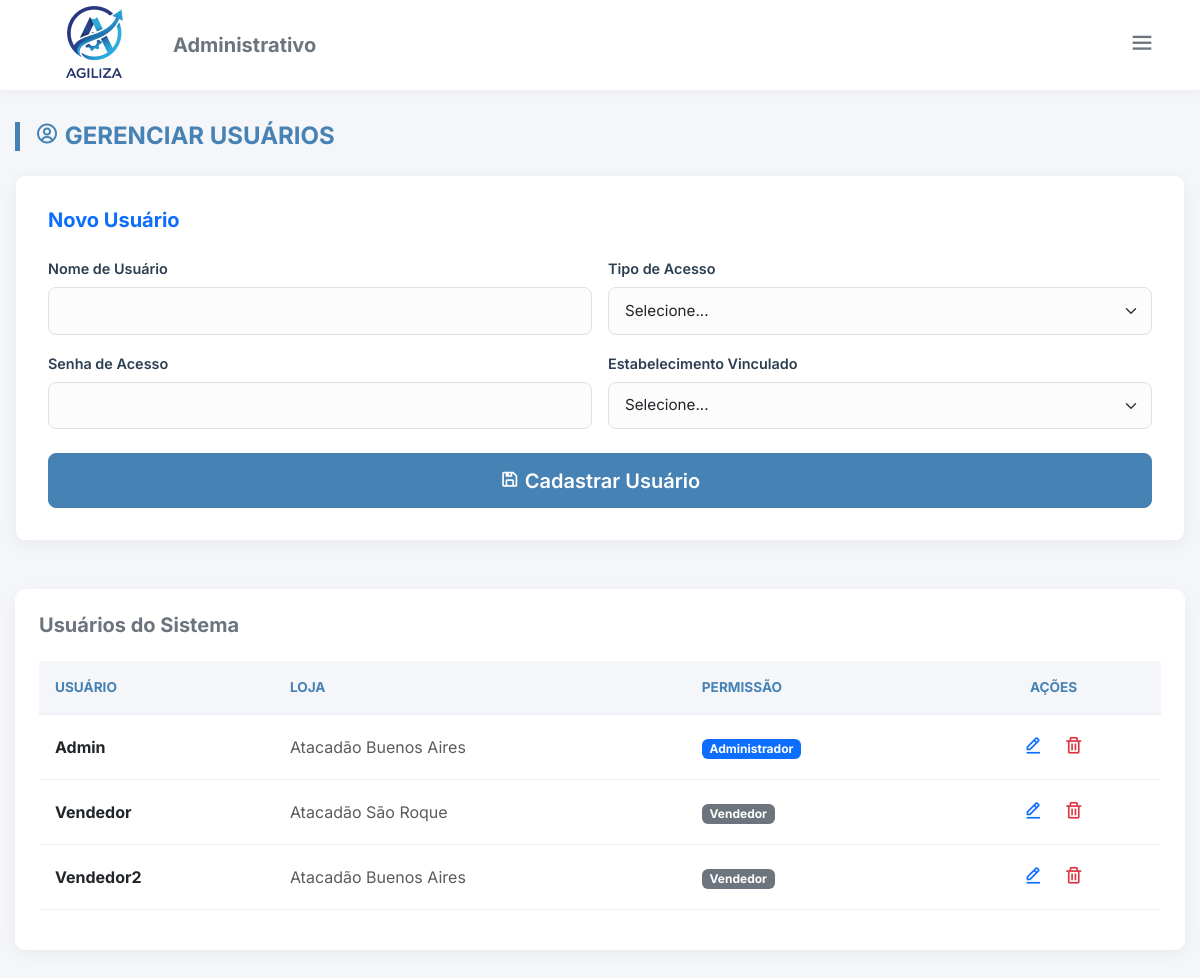
The page /cad_usuario.php (signed in) on the database as committed earlier.
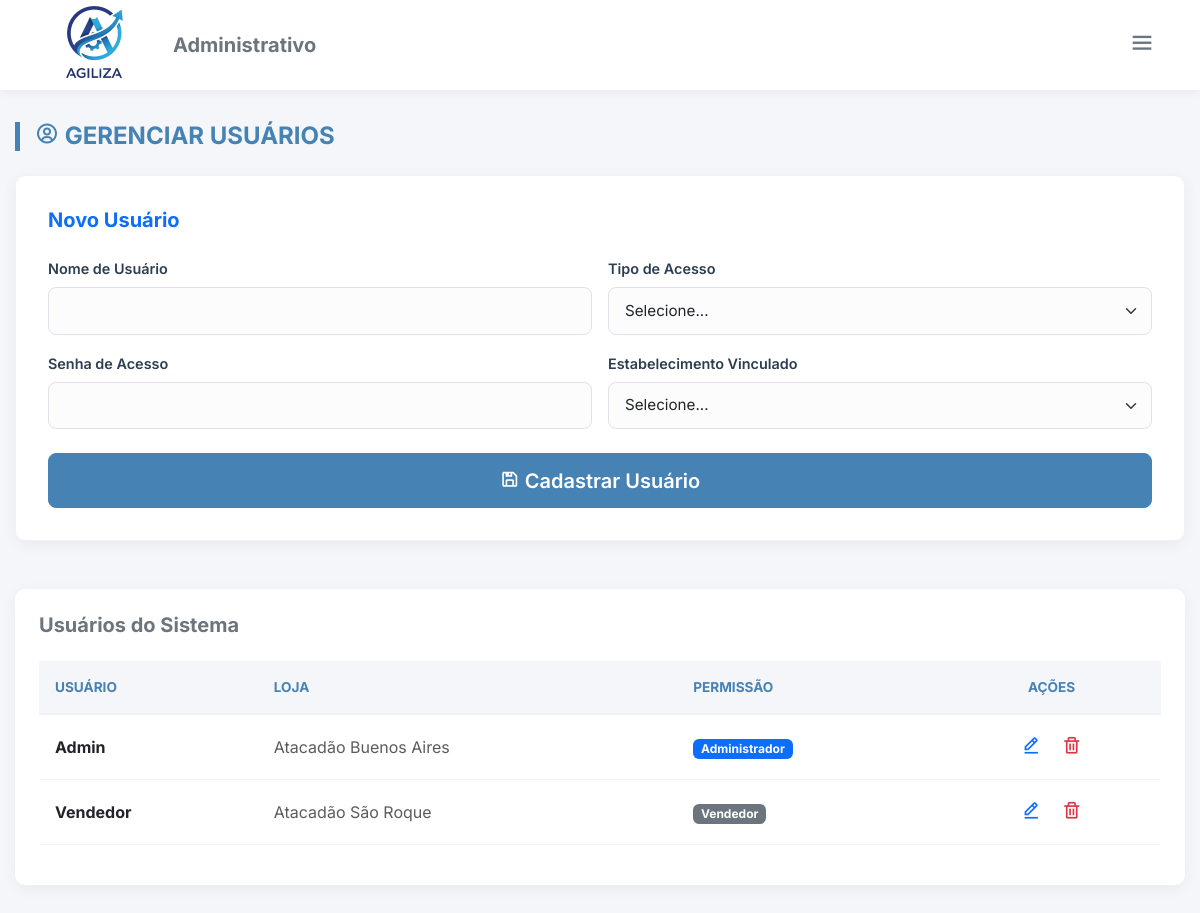
The same page on the database as committed later.
### tables this page shows
CREATE TABLE IF NOT EXISTS `usuarios` (
  `id_usuario` int NOT NULL AUTO_INCREMENT,
  `tipo_usuario` int NOT NULL,
  `nome_usuario` varchar(100) NOT NULL,
  `senha` varchar(300) NOT NULL,
  `id_estabelecimento` int NOT NULL,
  `ativo` tinyint(1) DEFAULT '1',
  PRIMARY KEY (`id_usuario`),
  KEY `fk_usuario_estabelecimento` (`id_estabelecimento`)
);

CREATE TABLE IF NOT EXISTS `estabelecimento` (
  `id_estabelecimento` int NOT NULL AUTO_INCREMENT,
  `nome_estabelecimento` varchar(100) NOT NULL,
  `cep` varchar(255) NOT NULL,
  `rua` varchar(255) NOT NULL,
  `bairro` varchar(255) NOT NULL,
  `cidade` varchar(120) NOT NULL,
  `estado` char(2) NOT NULL,
  `ativo` tinyint(1) DEFAULT '1',
  PRIMARY KEY (`id_estabelecimento`)
);

### cad_usuario.php (the view, shortened to what this page needs)
<?php
require_once "config/conexao.php";
?>
<!DOCTYPE html>
<html lang="pt-br">
<head>
  <link href="https://cdn.jsdelivr.net/npm/bootstrap@5.3.6/dist/css/bootstrap.min.css" rel="stylesheet">
  <link href="https://unpkg.com/boxicons@2.1.4/css/boxicons.min.css" rel="stylesheet">
  <link href="assets/css/style_cad.css" rel="stylesheet">
  <link href="assets/css/dark_mode.css" rel="stylesheet">
</head>
<body>
  <div class="top-bar">
    <div class="d-flex align-items-center gap-3">
      <img src="assets/img/logoagilizasemfundo.png" class="logo" alt="Logo">
      <h5 class="m-0 fw-bold text-secondary d-none d-md-block">Administrativo</h5>
    </div>
    <div class="dropdown">
      <button class="btn btn-outline-secondary border-0" type="button" data-bs-toggle="dropdown"><i
          class='bx bx-menu fs-3'></i></button>
    </div>
  </div>
  <div class="main-container">
    <h2 class="page-title"><i class='bx bx-user-circle'></i> Gerenciar Usuários</h2>
    <div class="form-card">
      <h5 class="mb-4 text-primary fw-bold">Novo Usuário</h5>
      <form method="post">
        <div class="row g-3">
          <div class="col-md-6">
            <label class="form-label">Nome de Usuário</label>
            <input type="text" class="form-control" name="nome_usuario" required>
          </div>
          <div class="col-md-6">
            <label class="form-label">Tipo de Acesso</label>
            <select class="form-select" name="tipo_usuario" required>
              <option value="" disabled selected>Selecione...</option>
            </select>
          </div>
          <div class="col-md-6">
            <label class="form-label">Senha de Acesso</label>
            <input type="password" class="form-control" name="senha" required>
          </div>
          <div class="col-md-6">
            <label class="form-label">Estabelecimento Vinculado</label>
            <select class="form-select" name="estabelecimento" required>
              <option value="" disabled selected>Selecione...</option>
            </select>
          </div>
          <div class="col-12 mt-4">
            <button type="submit" name="cadastrar" class="btn btn-primary w-100 btn-lg"><i class='bx bx-save'></i>
              Cadastrar Usuário</button>
          </div>
        </div>
      </form>
    </div>
    <?php
    $sql = "SELECT u.id_usuario, u.nome_usuario, u.tipo_usuario, e.nome_estabelecimento FROM usuarios u LEFT JOIN estabelecimento e ON u.id_estabelecimento = e.id_estabelecimento WHERE u.ativo = 1";
    $usuarios = $conn->query($sql);
    ?>
    <div class="table-container">
      <h5 class="mb-4 text-secondary fw-bold">Usuários do Sistema</h5>
      <div class="table-responsive">
        <table class="table table-hover align-middle">
          <thead>
            <tr>
              <th>Usuário</th>
              <th>Loja</th>
              <th>Permissão</th>
              <th class="text-center">Ações</th>
            </tr>
          </thead>
          <tbody>
            <?php while ($row = $usuarios->fetch(PDO::FETCH_ASSOC)): ?>
              <tr>
                <td class="fw-bold text-dark"><?= htmlspecialchars($row['nome_usuario']); ?></td>
                <td class="text-muted"><?= htmlspecialchars($row['nome_estabelecimento'] ?? 'Sem loja'); ?></td>
                <td>
                  <?php if ($row['tipo_usuario'] == 1): ?>
                    <span class="badge bg-primary">Administrador</span>
                  <?php else: ?>
                    <span class="badge bg-secondary">Vendedor</span>
                  <?php endif; ?>
                </td>
                <td class="text-center">
                  <a href="alt_usuario.php?al=<?= $row["id_usuario"]; ?>"
                    class="btn btn-sm btn-outline-primary border-0"><i class='bx bx-edit-alt fs-5'></i></a>
                  <a href="#" onclick="confirmarExclusao(<?= $row['id_usuario']; ?>)"
                    class="btn btn-sm btn-outline-danger border-0"><i class='bx bx-trash fs-5'></i></a>
                </td>
              </tr>
            <?php endwhile; ?>
          </tbody>
        </table>
      </div>
    </div>
  </div>
</body>
</html>

Rows that differ between the two databases and show on the page:
no longer on this page (row edited): usuarios: nome_usuario "Vendedor2", id_estabelecimento.nome_estabelecimento "Atacadão Buenos Aires", tipo_usuario "Vendedor"
